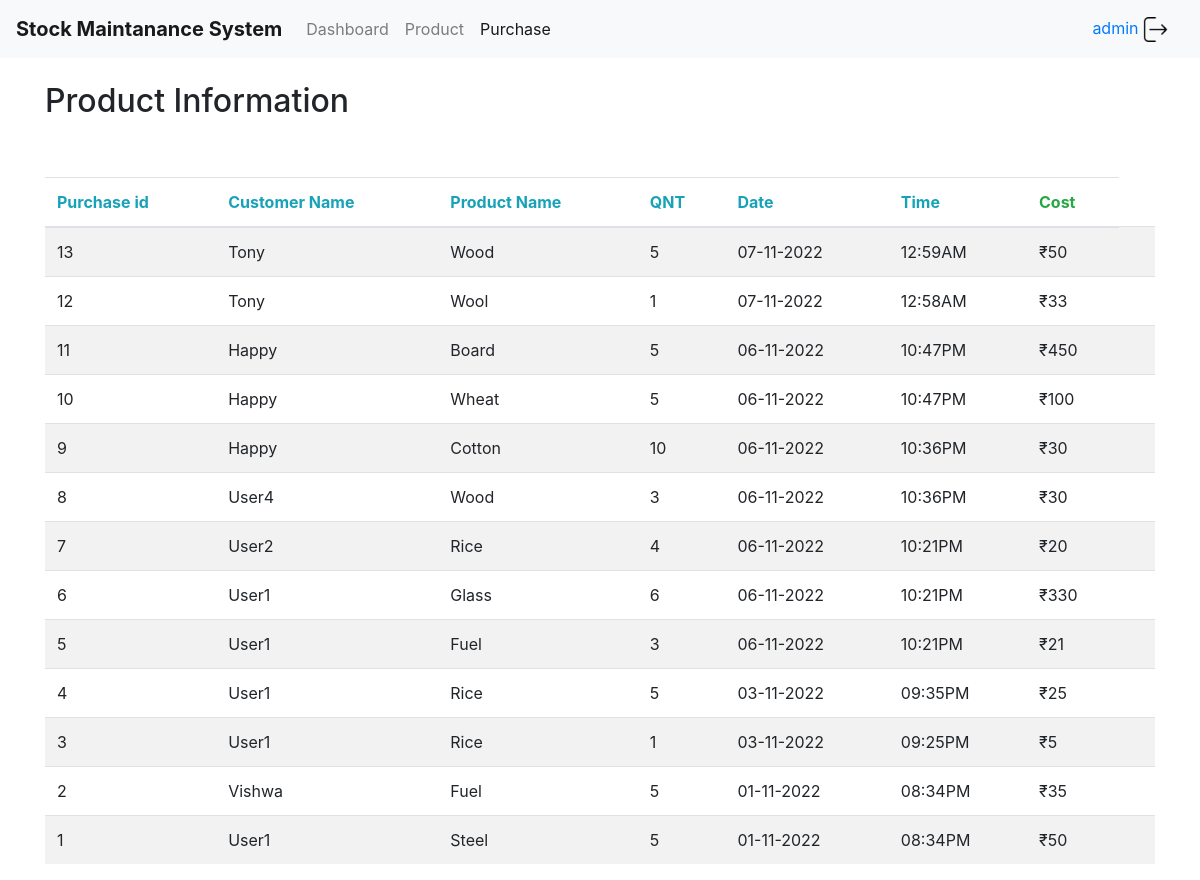
The app's page /admin/purchase (signed in), older data.
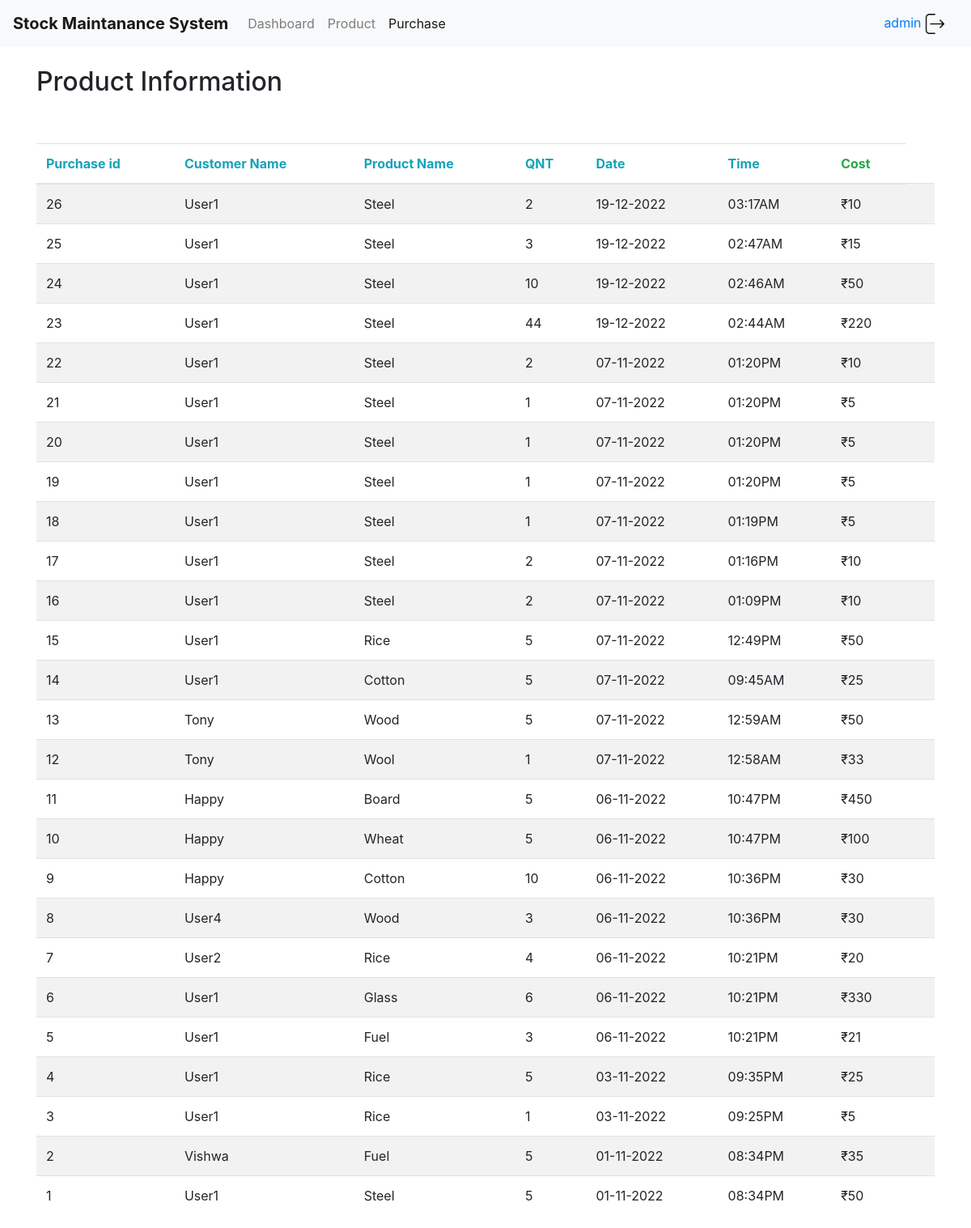
The same page, newer data.
### tables this page shows
CREATE TABLE purchase(purchaseID integer primary key ,customerName test,
                productName text,QTY integer,purchaseTime text,purchaseDate text,purchaseCost integer);

### app.py (the view)
@app.route("/admin/purchase",methods=["GET","POST"])
def purchase():
   con = sql.connect("database.sqlite")
   con.row_factory = sql.Row
   cur = con.cursor()
   cur.execute("select * from purchase")
   rows = cur.fetchall();
   rows.reverse()
   return  render_template('purchase.html',rows = rows,user=session["name"])

### templates/purchase.html (shortened to what this page needs)
<!DOCTYPE html>
<html>
<head>
	<link rel="stylesheet" href="https://stackpath.bootstrapcdn.com/bootstrap/4.1.3/css/bootstrap.min.css">
</head>
<body>
				<nav class="navbar navbar-expand-lg navbar-light bg-light">
			  <a class="navbar-brand" href="#"><b>Stock Maintanance System</b></a>
			  <div class="collapse navbar-collapse" id="navbarNavAltMarkup">
			    <div class="navbar-nav">
			      <a class="nav-item nav-link" href="/admin">Dashboard</a>
			      <a class="nav-item nav-link" href="/admin/product">Product <span class="sr-only">(current)</span></a>
			      <a class="nav-item nav-link active" href="/admin/purchase">Purchase</a>
			    </div>
			  </div>
        <a class="nav-item nav-link" href="{{url_for('login_page.a_logout')}}">{{user}} <img src={{url_for('static',filename='logout.png')}} width="25" height="25"></a>
			</nav>
<div class="container">
  <h2>Product Information</h2>
  <table class="table table-striped">
    <thead>
      <tr>
        <th class="text-info">Purchase id</th>
        <th class="text-info">Customer Name</th>
        <th class="text-info">Product Name</th>
        <th class="text-info">QNT</th>
        <th class="text-info">Date</th>
        <th class="text-info">Time</th>
        <th class="text-success">Cost</th>
      </tr>
    </thead>
    <tbody>
       {% for row in rows %}
            <tr>
               <td>{{row["purchaseID"]}}</td>
               <td>{{row["customerName"]}}</td>
               <td>{{row["productName"]}}</td>
               <td>{{row['QTY']}}</td>
               <td>{{row['purchaseDate']}}</td>
               <td>{{row['purchaseTime']}}</td>
               <td>₹{{row['purchaseCost']}}</td>
               <td>
            </tr>
         {% endfor %}
    </tbody>
  </table>
</div>
</body>
</html>

Row changes from the older to the newer data that the page shows:
added purchase: purchaseID "26", customerName "User1", productName "Steel", QTY "2", purchaseDate "19-12-2022", purchaseTime "03:17AM", purchaseCost "10"
added purchase: purchaseID "25", customerName "User1", productName "Steel", QTY "3", purchaseDate "19-12-2022", purchaseTime "02:47AM", purchaseCost "15"
added purchase: purchaseID "24", customerName "User1", productName "Steel", QTY "10", purchaseDate "19-12-2022", purchaseTime "02:46AM", purchaseCost "50"
added purchase: purchaseID "23", customerName "User1", productName "Steel", QTY "44", purchaseDate "19-12-2022", purchaseTime "02:44AM", purchaseCost "220"
added purchase: purchaseID "22", customerName "User1", productName "Steel", QTY "2", purchaseDate "07-11-2022", purchaseTime "01:20PM", purchaseCost "10"
added purchase: purchaseID "21", customerName "User1", productName "Steel", QTY "1", purchaseDate "07-11-2022", purchaseTime "01:20PM", purchaseCost "5"
added purchase: purchaseID "20", customerName "User1", productName "Steel", QTY "1", purchaseDate "07-11-2022", purchaseTime "01:20PM", purchaseCost "5"
added purchase: purchaseID "19", customerName "User1", productName "Steel", QTY "1", purchaseDate "07-11-2022", purchaseTime "01:20PM", purchaseCost "5"
added purchase: purchaseID "18", customerName "User1", productName "Steel", QTY "1", purchaseDate "07-11-2022", purchaseTime "01:19PM", purchaseCost "5"
added purchase: purchaseID "17", customerName "User1", productName "Steel", QTY "2", purchaseDate "07-11-2022", purchaseTime "01:16PM", purchaseCost "10"
added purchase: purchaseID "16", customerName "User1", productName "Steel", QTY "2", purchaseDate "07-11-2022", purchaseTime "01:09PM", purchaseCost "10"
added purchase: purchaseID "15", customerName "User1", productName "Rice", QTY "5", purchaseDate "07-11-2022", purchaseTime "12:49PM", purchaseCost "50"
added purchase: purchaseID "14", customerName "User1", productName "Cotton", QTY "5", purchaseDate "07-11-2022", purchaseTime "09:45AM", purchaseCost "25"
